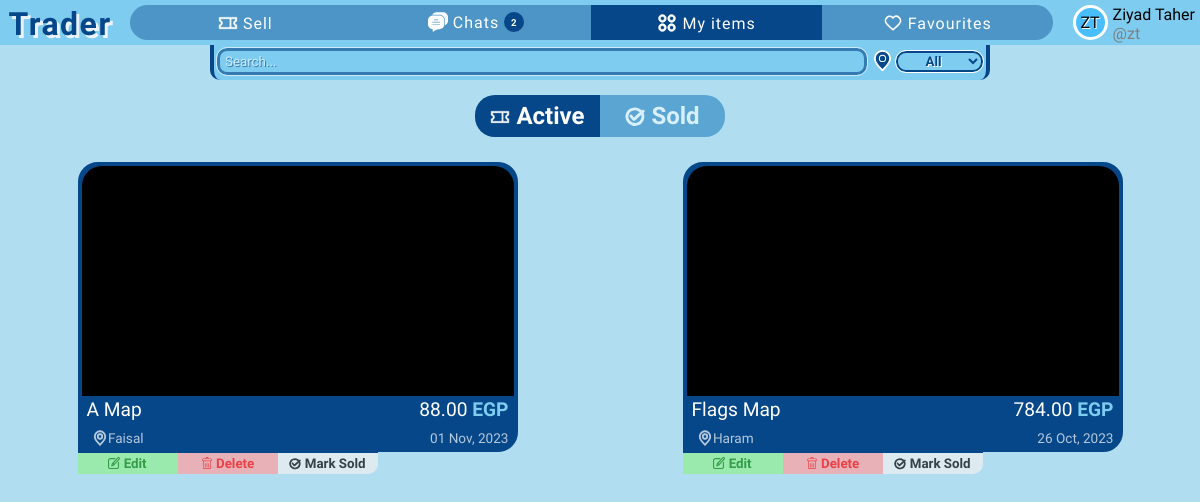
Before: /my-items/active (signed in) with the older database file.
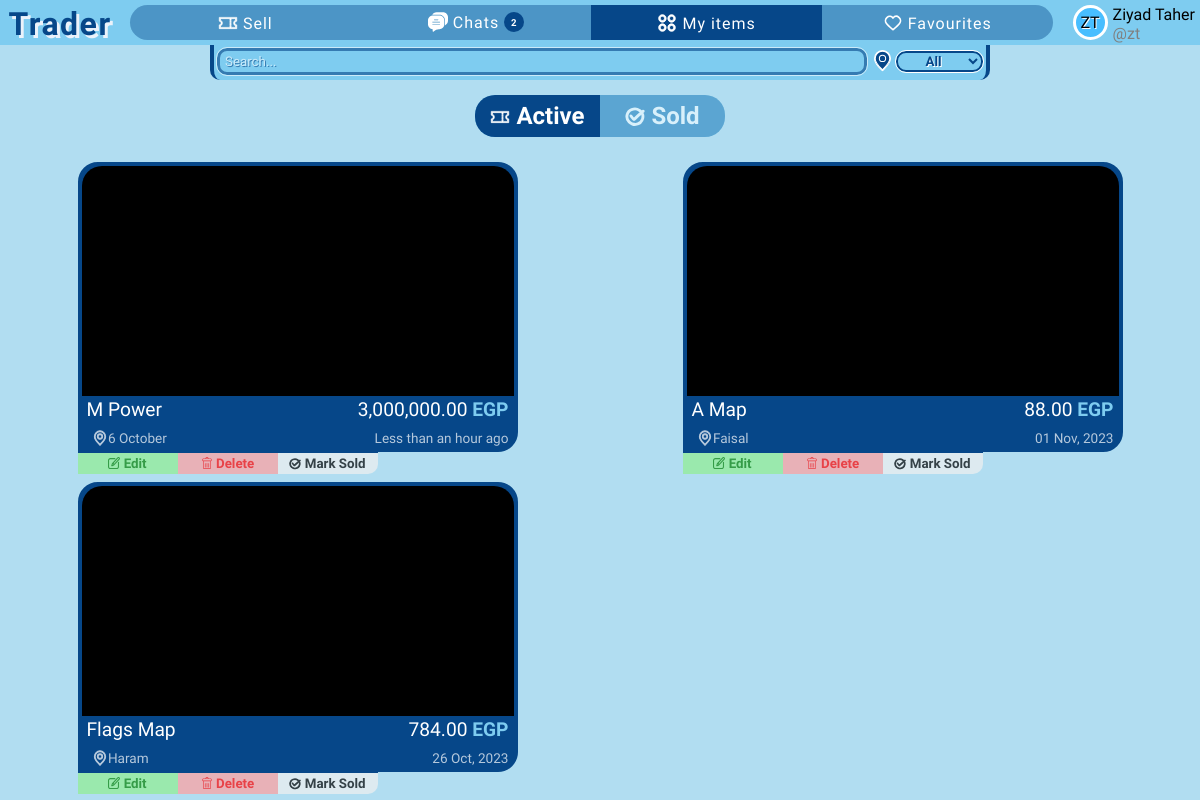
After: the same page with the newer database file.
### app/models.py (models this page shows)
class User(db.Model, UserMixin):
    id = db.Column(db.Integer, primary_key=True)  # User ID
    firstname = db.Column(db.String(50), nullable=False)  # First name
    lastname = db.Column(db.String(50), nullable=False)  # Last name
    username = db.Column(db.String(30), unique=True, nullable=False)  # Unique username
    email = db.Column(db.String(120), unique=True, nullable=False)  # Unique email
    password = db.Column(db.String(120), nullable=False)  # Password
    profile_color = db.Column(db.String(25), nullable=True, default=None)  # Profile color
    sent_chat = db.relationship('Chat', backref='sent_by_set', lazy=True, foreign_keys='Chat.sent_by')  # Chats sent by this user
    received_chat = db.relationship('Chat', backref='received_by_set', lazy=True, foreign_keys='Chat.received_by')  # Chats received by this user
    items = db.relationship('Item', backref='item_owner', lazy=True)  # Items posted by this user
    contacts = db.relationship('User', secondary=user_contacts,  # Many-to-many relationship for contacts
                               primaryjoin=(user_contacts.c.contact_id == id),
                               secondaryjoin=(user_contacts.c.contacted_id == id),
                               backref=db.backref('contacted_by', lazy='dynamic'),
                               lazy='dynamic')
    favourites = db.relationship('Item', secondary=favourite_items, backref=db.backref('fav_users', lazy='dynamic'))  # Many-to-many relationship for favorite items

class Item(db.Model):
    id = db.Column(db.Integer, primary_key=True)  # Item ID
    title = db.Column(db.String(100), nullable=False)  # Item title
    description = db.Column(db.Text, nullable=False)  # Item description
    location = db.Column(db.String(100), nullable=False)  # Item location
    price = db.Column(db.Float, default=0, nullable=False)  # Item price
    is_sold = db.Column(db.Boolean, default=False)  # Is item sold?
    created_at = db.Column(db.DateTime)  # Item creation timestamp
    owner = db.Column(db.Integer, db.ForeignKey("user.id"), nullable=False)  # Owner of the item
    images = db.relationship('Image', backref='images_set', lazy=True)  # Images associated with the item
    chats = db.relationship('Chat', backref='chats_set', lazy=True)  # Chats related to the item

### app/routes.py (the view)
@app.get("/my-items/active")
@login_required
def active_items():
    items = Item.query.filter(Item.is_sold == False, Item.owner ==current_user.id).order_by(Item.created_at.desc()).all()
    return render_template('active-items.html', items=items)

### app/cust_formatting.py (called while the page is built)
def price_format(float):
    return '{:,.2f}'.format(float)

### app/routes.py (called while the page is built)
@login_manager.user_loader
def load_user(user_id):
    return User.query.get(int(user_id))

### app/templates/active-items.html (shortened to what this page needs)
{% extends 'base.html' %}
{% block head %}
    <link rel="stylesheet" href="{{ url_for('static', filename='css/partials/item.css') }}">
    <link rel="stylesheet" href="{{ url_for('static', filename='css/my-items.css') }}">
{% endblock %}
{% block my_items_page %}selected{% endblock %}
{% block search_location %}
    {% include 'partials/search-location.html' %}
{% endblock %}
{% block content %}
    <header class="active-sold-cont">
        <a href="{{ url_for('active_items') }}" class="selected">
            Active
        </a>
        <a href="{{ url_for('sold_items') }}">
            Sold
        </a>
    </header>
    <div class="items-cont seller-items-cont">
        {% for item in items %}
            {% with seller_page=True, all_items_page=True %}
                {% include 'partials/item.html' %}
            {% endwith %}
        {% endfor %}
    </div>
{% endblock %}

### app/templates/base.html (shortened to what this page needs)
<!DOCTYPE html>
<html lang="en">
<head>
    <link rel="stylesheet" href="{{ url_for('static', filename='css/base.css') }}">
    <link rel="stylesheet" href="{{ url_for('static', filename='css/partials/user-card.css') }}">
    {% block head %}{% endblock %}
</head>
<body>
    {% block nav %}
        <header>
            <nav>
                <a href="{{ url_for('index') }}" class="app-name">Trader</a>
                <div class="all-links">
                    <a href="{{ url_for('sell') }}" class="nav-link {% block sell_page %}{% endblock %}" title="Sell">
                        <span>Sell</span>
                    </a>
                    <a href="{{ url_for('all_contacts') }}" class="nav-link {% block all_contacts_page %}{% endblock %}" title="Chats">
                        <span>Chats <span class="unread-msgs"></span></span>
                    </a>
                    <a href="{{ url_for('active_items') }}" class="nav-link {% block my_items_page %}{% endblock %}" title="My items">
                        <span>My items</span>
                    </a>
                    <a href="{{ url_for('favourites') }}" class="nav-link {% block favourites_page %}{% endblock %}" title="Favourites">
                        <span>Favourites</span>
                    </a>
                </div>
                <div class="user-card-cont">
                    {% if current_user.is_authenticated %}
                        {% include 'partials/user-card.html' %}
                    {% else %}
                        <div class="guest">@Guest</div>
                        <div class="login-signup">
                            <a href="{{ url_for('login') }}" class="login">Log in</a>
                            <a href="{{ url_for('signup') }}" class="signup">Sign up</a>
                        </div>
                    {% endif %}
                </div>
            </nav>
            {% block search_location %}{% endblock search_location %}
        </header>
    {% endblock nav %}
    {% block content %}{% endblock content %}
</body>
</html>

### app/templates/partials/user-card.html
<div class="user-logo-cont" style="background-color: #{{ current_user.profile_color }};">
    <div class="user-logo">{{ current_user.firstname[0]|upper }}{{ current_user.lastname[0]|upper }}</div>
</div>
<div class="first-last-name">{{ current_user.firstname|title }} {{ current_user.lastname|title }}</div>
<span class="username">@{{ current_user.username }}</span>

### app/templates/partials/search-location.html (shortened to what this page needs)
<div class="search-location-cont">
    <input type="search" class="search" placeholder="Search...">
    <div class="location-cont">
        <select name="location" class="location" title="Location">
            <option class="all" value="">All</option>
        </select>
    </div>
</div>

### app/templates/partials/item.html (shortened to what this page needs)
<div class="single-item-cont location-{% if item.location == '6 October' %}october{% else %}{{ item.location|lower }}{% endif %}" id="item-{{ item.id }}">
    <a class="item" href="{{ url_for('single_item', item_id=item.id) }}">
        <div class="img-cont">
        </div>
        <div class="upper">
            <div class="item-title">{{ item.title }}</div>
            <div class="item-price">{{ price_format(item.price) }} <span class="egp">EGP</span></div>
        </div>
        <div class="lower">
            <div class="item-location">
                {{ item.location }}
            </div>
            <div>{{ date_format(item.created_at) }}</div>
        </div>
    </a>
    {% if seller_page %}
    <div class="seller-page-btns">
        {% if all_items_page %}
        <div class="edit-delete-status">
            <button class="edit-btn" id="edit-{{ item.id }}">
                Edit
            </button>
            <button class="delete-btn" id="delete-{{ item.id }}">
                Delete
            </button>
            <button class="status-btn" id="status-{{ item.id }}">
                {% if item.is_sold %}
                <svg fill="none" width="12px" height="12px" version="1.1" xmlns="http://www.w3.org/2000/svg" xmlns:xlink="http://www.w3.org/1999/xlink" viewBox="0 0 32 32" xml:space="preserve" stroke="black"><g id="SVGRepo_bgCarrier" stroke-whiteidth="0"></g><g id="SVGRepo_tracerCarrier" stroke-linecap="round" stroke-linejoin="round"></g><g id="SVGRepo_iconCarrier"> <style type="text/css"> .linesandangles_een{fill:white;} </style> <path class="linesandangles_een" d="M30,13V7H2v6c1.657,0,3,1.343,3,3s-1.343,3-3,3v6h28v-6c-1.657,0-3-1.343-3-3S28.343,13,30,13z M28,20.582V23h-7v-2h-2v2H4v-2.418C5.764,19.81,7,18.046,7,16s-1.236-3.81-3-4.583V9h15v2h2V9h7v2.417 c-1.764,0.773-3,2.536-3,4.583S26.236,19.81,28,20.582z M19,12h2v2h-2V12z M19,15h2v2h-2V15z M19,18h2v2h-2V18z"></path> </g></svg>
                Mark Active
                {% else %}
                Mark Sold
                {% endif %}
            </button>
        </div>
        {% endif %}
    </div>
    {% endif %}
</div>

### app/static/css/base.css (style rules this page uses)
* { font-family: 'Varela Round', serif; box-sizing: border-box; margin: 0; padding: 0; font-size: bolder; }
body { background-color: #B1DDF1; color: white; height: 100vh; }
nav { display: grid; grid-template-columns: 120px 1fr auto; background-color: #7eccf0; height: 45px; }
.search-location-cont { display: grid; grid-template-columns: 1fr auto; padding: 3px; background-color: #7eccf0; height: 35px; width: 65%; margin: auto; border-bottom-left-radius: 10px; border-bottom-right-radius: 10px; border-right: 4px solid #064789; border-left: 4px solid #064789; }
.search-location-cont .search { border-radius: 10px; padding: 5px; height: 1.7rem; border: 3px solid #064789; outline: 1px solid white; background-color: #7eccf0; opacity: 0.6; }
.search-location-cont .search::placeholder { color: white; text-shadow: 1px 1px #064789; }
.search-location-cont .location-cont .location { position: relative; bottom: 7px; background-color: #7eccf0; border: 2px solid #064789; outline: 1px solid white; border-radius: 10px; color: #064789; text-align: center; text-shadow: 1px 1px white; font-weight: bolder; padding: 0 2px; }
.search-location-cont .location-cont svg { position: relative; left: 2.5px; }
.app-name, .pge-header { position: relative; top: 5px; font-family: Cookie; font-weight: bolder; font-size: 2rem; text-align: center; letter-spacing: 1.5px; text-decoration: none; color: #064789; text-shadow: 3px 3px #EBF2FA; transition: all 0.3s; }
.all-links { display: flex; justify-content: space-evenly; align-items: center; background-color: #06478969; height: 35px; border-radius: 20px; margin: 5px 10px; overflow: hidden; }
.all-links .nav-link:first-of-type { border-top-left-radius: 20px; border-bottom-left-radius: 20px; }
.all-links .nav-link:last-of-type { border-top-right-radius: 20px; border-bottom-right-radius: 20px; }
.all-links .nav-link { color: white; letter-spacing: 1px; text-decoration: none; width: 100%; text-align: center; padding: 5px; padding-bottom: 8px; }
.all-links .nav-link svg { position: relative; top: 4px; }
.all-links .nav-link.selected { background-color: #064789; }
.unread-msgs { display: none; position: relative; bottom: 2px; background-color: #064789; border-radius: 50%; font-size: 0.6rem; font-weight: bolder; width: 20px; height: 20px; justify-content: center; align-items: center; }
.user-card-cont { position: relative; display: grid; column-gap: 5px; grid-template-columns: auto 1fr; grid-template-rows: 1fr 1fr; color: black; padding: 5px; height: 45px; padding-left: 10px; transition: background-color .2s ease-out; cursor: pointer; width: fit-content; min-width: 100px; }

### app/static/css/partials/user-card.css (style rules this page uses)
.user-logo-cont { display: flex; justify-content: center; align-items: center; background-color: #7eccf0; width: 35px; height: 35px; border: 3px solid white; border-radius: 50%; text-shadow: 1px 1px white; grid-row: span 2; }
.user-logo { font-family: Amita; }
.username { color: gray; }

### app/static/css/my-items.css (style rules this page uses)
.active-sold-cont { display: flex; background-color: #7eccf0; width: 250px; margin: 15px auto; text-align: center; border-radius: 20px; overflow: hidden; }
.active-sold-cont a { padding: 7px 10px; width: 50%; color: white; background-color: #06478969; font-size: 1.5rem; font-weight: bolder; text-align: center; text-decoration: none; opacity: 0.7; }
.active-sold-cont a.selected { background-color: #064789; opacity: 1; }
.active-sold-cont svg { position: relative; top: 3px; }

Changed rows visible on the page:
added Item: title "M Power", price "3,000,000.00", location "6 October", created_at "Less than an hour ago", is_sold False (drawn)
